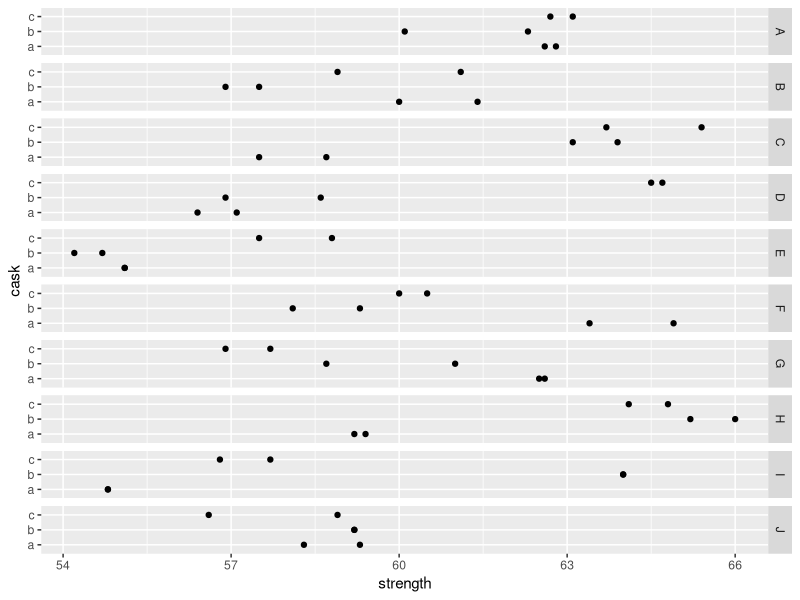
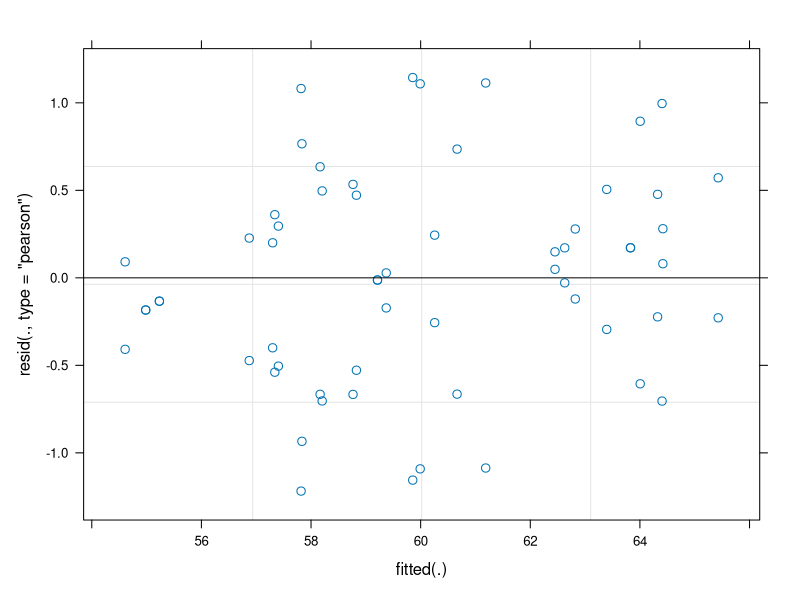
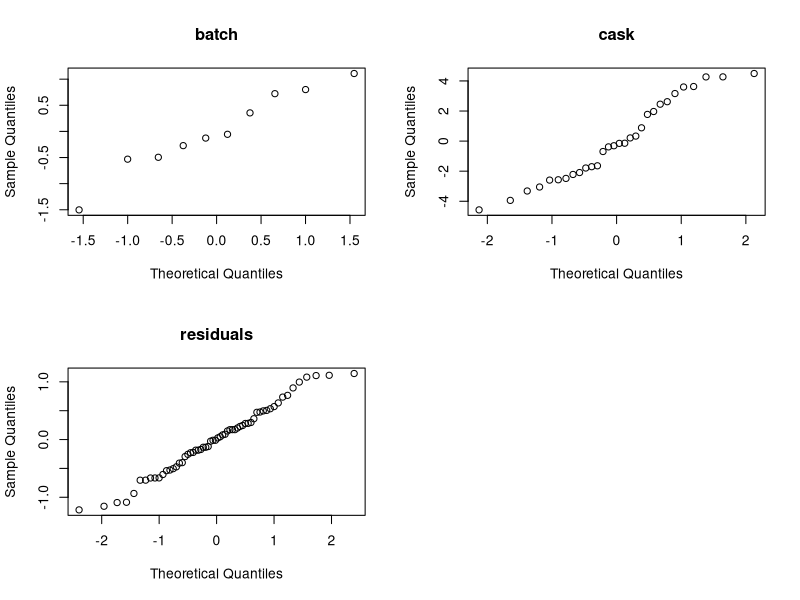

Generate these figures, in order, with R:
library(lmerTest)

data("Pastes", package = "lme4")
?Pastes ## info about data set
str(Pastes)
head(Pastes, 10)

## Visualize data ####
library(ggplot2)
ggplot(Pastes, aes(y = cask, x = strength)) + geom_point() + facet_grid(batch ~.)

## Get overview of number of observations ####
table(Pastes$batch, Pastes$cask)

## lmer approaches (all equivalent) ####
fm1 <- lmer(strength ~ (1 | batch/cask), data = Pastes)
summary(fm1)
confint(fm1, oldNames = FALSE)

fm2 <- lmer(strength ~ (1 | batch) + (1 | cask:batch), data = Pastes)
summary(fm2)
rand(fm2)

## sample is already encoded in "nested" form
fm3 <- lmer(strength ~ (1 | batch) + (1 | sample), Pastes)
summary(fm3)
rand(fm3)

## the following is *not* appropriate here, why?
fm4 <- lmer(strength ~ (1 | batch) + (1 | cask), Pastes)
summary(fm4)
rand(fm4)

## residual analysis ####
plot(fm1) ## Tukey-Anscombe plot
par(mfrow = c(2,2))
qqnorm(ranef(fm1)$batch[,1], main = "batch")
qqnorm(ranef(fm1)$'cask:batch'[,1], main = "cask")
qqnorm(resid(fm1), main = "residuals")

## classical appraoch with aov ####

## model everything as fixed
fit <- aov(strength ~ batch + cask %in% batch, data = Pastes)
fit <- aov(strength ~ batch/cask, data = Pastes) ## equivalent formulation
summary(fit)

pf(27.489 / 17.545, 9, 20, lower.tail = FALSE)
